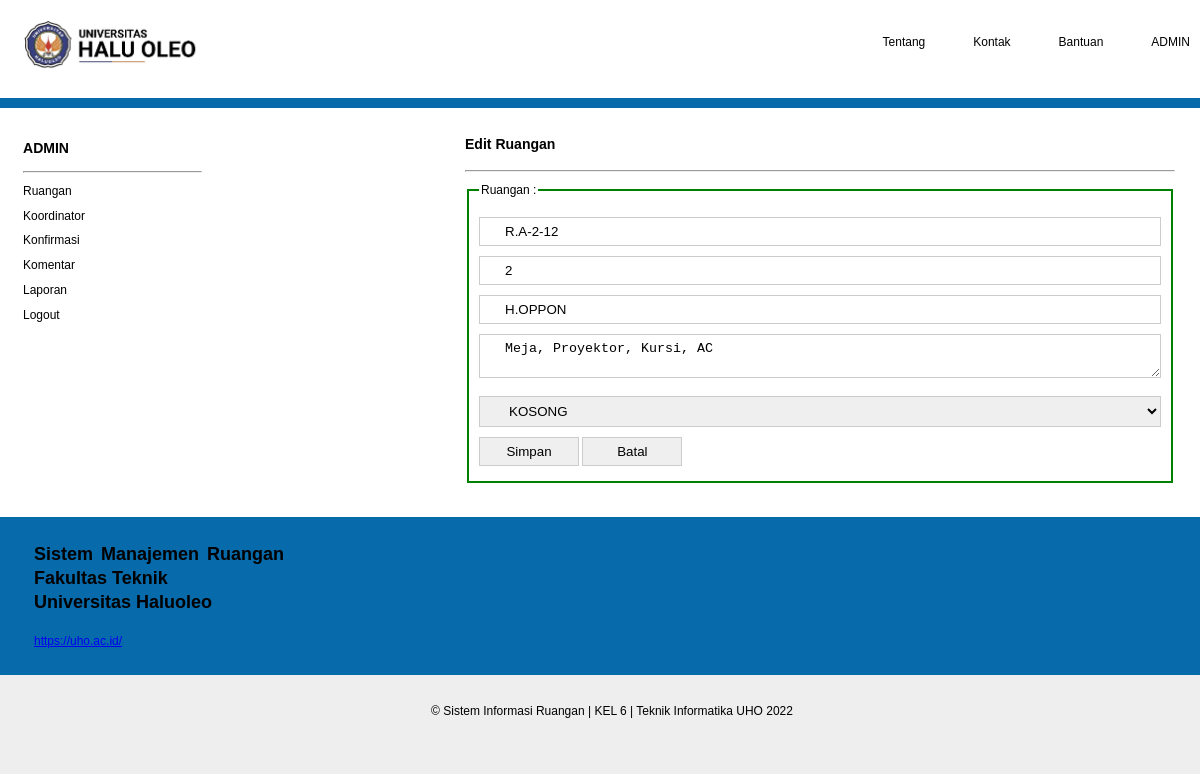
Screenshot of /admin/ruangan edit.php?id_ruangan=1 (signed in) with the database file from the repository.
### tables this page shows
CREATE TABLE `user` (
  `id_user` int(30) NOT NULL,
  `email` varchar(100) NOT NULL,
  `password` varchar(100) NOT NULL,
  `nama` varchar(50) NOT NULL,
  `jenis_kelamin` varchar(15) NOT NULL,
  `tempat_lahir` varchar(30) NOT NULL,
  `tanggal_lahir` date NOT NULL,
  `foto` varchar(100) NOT NULL
);

CREATE TABLE `ruangan` (
  `id_ruangan` int(10) NOT NULL,
  `kode_ruangan` varchar(30) NOT NULL,
  `lantai` varchar(5) NOT NULL,
  `gedung` varchar(50) NOT NULL,
  `fasilitas` text NOT NULL,
  `kondisi` varchar(10) NOT NULL,
  `email` varchar(50) NOT NULL
);

### admin/ruangan edit.php (the view, shortened to what this page needs)
<?php
include('../include/koneksi.php');
?>
<!DOCTYPE html>
<html>
<head>
	<link rel="stylesheet" type="text/css" href="../css/style.css">
</head>
<body>
	<?php
	$email = $_SESSION['email'];
	$cek = $koneksi->query("select*from user where email='$email'");
	if ($cek->num_rows == 0) {
		header("Location:../index admin.php");
	} else {
		$row = $cek->fetch_assoc();
	}
	?>
	<div class="halaman">
		<header class="header">
			<div class="isi-header">
				<div class="logo">
					<img src="laporan/logo2.png" alt="Logo" style="height:50px;">
				</div>
				<div class="menu-atas">
					<ul>
						<li><a href="#">Tentang</a></li>
						<li><a href="#">Kontak</a></li>
						<li><a href="#">Bantuan</a></li>
						<li><a href="#"><?php echo (strtoupper($row['nama'])); ?></a></li>
					</ul>
				</div>
			</div>
		</header>
		<div class="judul">
			<div class="isi-judul"></div>
		</div>
		<?php
		$id_ruangan = $_GET['id_ruangan'];
		$cek = $koneksi->query("select * from ruangan WHERE id_ruangan='$id_ruangan'");
		if ($cek->num_rows == 0) {
			echo "";
		} else {
			$erow = $cek->fetch_assoc();
		}
		?>
		<div class="halaman1">
			<div class="isi-halaman">
				<div class="isi">
					<div class="artikel">
						<form method="post" action="">
							<h3>Edit Ruangan</h3>
							<hr>
							<fieldset class="filset">
								<legend>Ruangan :</legend>
								<input class="kotak" type="text" name="kode_ruangan" value="<?php echo $erow['kode_ruangan']; ?>" style="width: 100%;" placeholder="Kode Ruangan" required="">
								<input class="kotak" type="text" name="lantai" value="<?php echo $erow['lantai']; ?>" style="width: 100%;" placeholder="Lantai Ruangan" required="">
								<input class="kotak" type="text" name="gedung" value="<?php echo $erow['gedung']; ?>" style="width: 100%;" placeholder="Gedung Ruangan" required="">
								<textarea class="kotak" name="fasilitas" placeholder="Fasilitas"><?php echo $erow['fasilitas']; ?></textarea>
								<select name="kondisi" class="kotak" style="width: 100%;" required="">
									<option value="<?php echo $erow['kondisi']; ?>"><?php echo $erow['kondisi']; ?></option>
								</select>
								<button type="submit" name="simpan" class="kotak" style="width: 100px;">Simpan</button>
								<button type="reset" class="kotak" style="width: 100px;">Batal</button>
							</fieldset>
						</form>
					</div>
				</div>
				<nav class="menu">
					<div class="menu1">
						<h3><?php echo (strtoupper($row['nama'])); ?></h3>
						<hr>
						<ul>
							<li><a href="ruangan data.php">Ruangan</a></li>
							<li><a href="koordinator data.php">Koordinator</a></li>
							<?php
							$cek = $koneksi->query("select*from koordinator where status='non-aktif'");
							if ($cek->num_rows == 0) {
								echo '<li><a href="#">Konfirmasi</a></li>';
							} else {
								echo '<li><a href="akun.php"><font color="red">Konfirmasi</font></a></li>';
							}
							?>
							<li><a href="komentar.php">Komentar</a></li>
							<li><a href="laporan2.php">Laporan</a></li>
							<li><a href="../logout.php">Logout</a></li>
						</ul>
					</div>
				</nav>
			</div>
		</div>
		<div class="footer1">
			<div class="isi-footer1">
				<?php include("include/footer.php"); ?>
			</div>
		</div>
		<footer class="footer">
			<div class="isi-footer">
				<p>&copy; Sistem <a href="#">Informasi Ruangan</a> &#124; <a href="#">KEL 6</a> &#124; <a href="#">Teknik Informatika UHO 2022</a></p>
			</div>
		</footer>
	</div>
</body>
</html>

### css/style.css (style rules this page uses)
html, body { margin: 0; padding: 0; width: 100%; height: 100%; color: #000; font: normal 12px/2.0em Sans-Serif; }
h1, h2, h3, h4, h5, h6 { color: #000; }
.halaman { display: flex; flex-direction: column; min-height: 100vh; background: #eee; }
.header, .footer, .menu-atas, .halaman1, .halaman1 .isi, .halaman1 .menu { margin: 0; padding: 0; }
.logo { padding: 10px; width: auto; float: left; }
.header { background: #eee; }
.isi-header { margin: 0 auto; padding: 10px; width: 100%; max-width: 1200px; background: #fff; }
.judul { background: #eee; padding: 0; }
.isi-judul { margin: auto; padding: 5px; width: 100%; max-width: 1200px; background: #066aab; }
.menu-atas { margin: 0 auto; padding: 0; height: 37px; float: right; }
.menu-atas ul { list-style: none; padding: 0; height: 37px; float: left; }
.menu-atas ul li { margin: 0; padding: 0 0 0 8px; float: left; }
.menu-atas ul li a { display: block; margin: 0; padding: 8px 20px; color: #000; text-decoration: none; }
.isi-halaman { margin: 0 auto; padding: 10px; width: 100%; max-width: 1200px; background: #fff; }
.artikel { width: 100%; max-width: 710px; }
.halaman1 .isi { margin: 0; padding: 0; float: right; width: 100%; max-width: 760px; }
.halaman1 .isi .artikel { margin: 0 0 24px; padding: 0 20px 0 15px; }
.halaman1 .menu { padding: 0; float: left; width: 100%; max-width: 200px; }
.halaman1 .menu .menu1 { margin: 0 0 12px; padding: 8px 8px 8px 13px; line-height: 1.4em; }
.halaman1 .menu .menu1 ul { margin: 0; padding: 0; list-style: none; color: #959595; }
.halaman1 .menu .menu1 ul li { margin: 0; }
.halaman1 .menu .menu1 ul li { padding: 4px 0; width: 185px; }
.halaman1 .menu .menu1 ul li a { color: #000; text-decoration: none; margin-left: -16px; padding: 4px 8px 4px 16px; }
.kotak { width: 100%; padding: 6px 25px; margin: 5px 0; display: inline-block; border: 1px solid #ccc; box-sizing: border-box; }
.filset { border: 2px solid green; padding: 10px; }
.footer1 { background: #eee; color: #000; }
.isi-footer1 { margin: 0 auto; width: 100%; max-width: 1200px; padding: 10px; background: #066aab; border-bottom-right-radius: 0; border-bottom-left-radius: 0; }
.footer { background: #eee; }
.isi-footer { margin: auto; text-align: center; padding: 12px; width: 100%; max-width: 1200px; }
.footer a { color: #000; text-decoration: none; }

### rows the page displays
user: nama "ADMIN"
ruangan: kode_ruangan "R.A-2-12", lantai "2", gedung "H.OPPON", fasilitas "Meja, Proyektor, Kursi, AC", kondisi "KOSONG"
